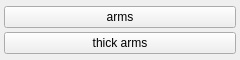
<?xml version="1.0" encoding="UTF-8"?>
<ui version="4.0">
 <class>body_parts_arms_menu</class>
 <widget class="QWidget" name="body_parts_arms_menu">
  <property name="geometry">
   <rect><x>0</x><y>0</y><width>240</width><height>60</height></rect>
  </property>
  <layout class="QGridLayout" name="grid">
   <property name="leftMargin"><number>4</number></property>
   <property name="topMargin"><number>4</number></property>
   <property name="rightMargin"><number>4</number></property>
   <property name="bottomMargin"><number>4</number></property>
   <property name="horizontalSpacing"><number>2</number></property>
   <property name="verticalSpacing"><number>2</number></property>
   <item row="0" column="0">
    <widget class="QPushButton" name="chk_arms">
     <property name="checkable"><bool>true</bool></property>
     <property name="text"><string>arms</string></property>
     <property name="tags" stdset="0"><string>arms</string></property>
    </widget>
   </item>
   <item row="1" column="0">
    <widget class="QPushButton" name="chk_thick_arms">
     <property name="checkable"><bool>true</bool></property>
     <property name="text"><string>thick arms</string></property>
     <property name="tags" stdset="0"><string>thick arms</string></property>
    </widget>
   </item>
  </layout>
 </widget>
 <resources/>
 <connections/>
</ui>
